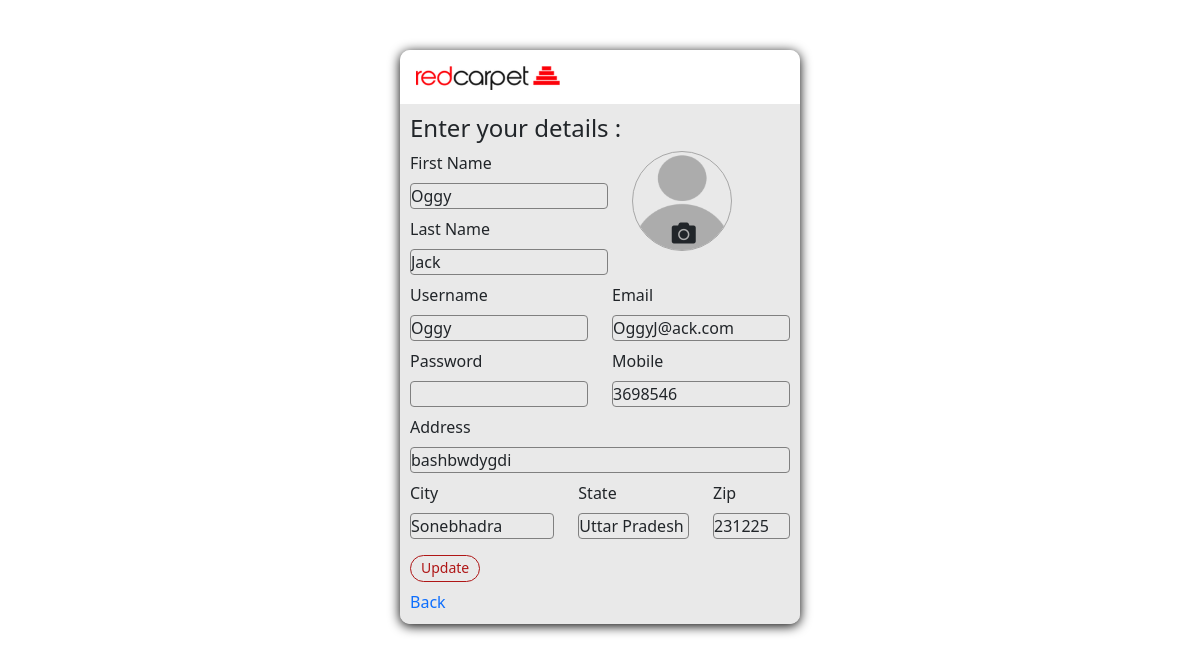
/update_profile/ (signed in), run on the app's committed database.
### loanPortal/models.py (models this page shows)
class User(AbstractUser):
    ROLES = (
        ('Admin', 'Admin'),
        ('Agent', 'Agent'),
        ('Customer', 'Customer')
    )
    role = models.CharField(max_length=8, choices=ROLES)
    mobile = models.CharField(max_length=10)
    profile_pic = models.ImageField(upload_to='user/images/profiles', default='user/images/profiles/profile_picture.png',
                                null=True)
    address = models.CharField(max_length=50)
    state = models.CharField(max_length=500)
    city = models.CharField(max_length=50)
    zip = models.CharField(max_length=6)

### loanPortal/views.py (the view, shortened to what this page needs)
# urls.py: path("update_profile/", views.update_profile, name="update_profile"),
def update_profile(request):
    form = UpdateForm(instance=request.user)
    context = {
        'form': form,
    }
    return render(request, 'update_profile.html', context)

### loanPortal/forms.py
class UpdateForm(forms.ModelForm):
    class Meta:
        model = User
        fields = ('first_name', 'last_name', 'username', 'email', 'password', 'profile_pic', 'mobile', 'address', 'city', 'state', 'zip')
        widgets = {
            'password': forms.PasswordInput(attrs={'class': 'form-control'}),
            'first_name': forms.TextInput(attrs={'class': 'form-control'}),
            'last_name': forms.TextInput(attrs={'class': 'form-control'}),
            'username': forms.TextInput(attrs={'class': 'form-control'}),
            'email': forms.TextInput(attrs={'class': 'form-control'}),
            'mobile': forms.TextInput(attrs={'class': 'form-control'}),
            'address': forms.TextInput(attrs={'class': 'form-control'}),
            'city': forms.TextInput(attrs={'class': 'form-control'}),
            'state': forms.TextInput(attrs={'class': 'form-control'}),
            'zip': forms.TextInput(attrs={'class': 'form-control'})
        }

### templates/update_profile.html (shortened to what this page needs)
<!doctype html>
<html lang="en">
  <head>
      {% load static %}
    <link href="https://cdn.jsdelivr.net/npm/bootstrap@5.0.2/dist/css/bootstrap.min.css" rel="stylesheet">
    <link rel="stylesheet" href="{% static 'css/update_profile.css' %}">
    <link rel="stylesheet" href="https://cdn.jsdelivr.net/npm/@fortawesome/fontawesome-free@5.15.3/css/fontawesome.min.css">
    <link rel="stylesheet" href="https://cdnjs.cloudflare.com/ajax/libs/font-awesome/5.15.3/css/all.min.css" />
</head>
  <body>
    <div class="container">
      <div class="row" id="row" style="padding-top: 50px;">
          <div class="main-body mx-auto p-0" id="main-body" style="width: 400px;">
            <nav class="navbar navbar-expand-lg navbar-light bg-white">
                <div class="container-fluid">
                    <div class="text-center mx-auto">
                        <img src="{% static 'images/others/redcarpet1.png' %}" class="text-center">
                    </div>
                </div>
            </nav>
           <div class="main-content m-0" id="main-content">
            <form class="row" method="post" enctype="multipart/form-data" style="min-height: 300px; padding: 10px;" >
                <h4>Enter your details :</h4>
                <div class="row">
                    <div class="col-md-7 col-8 m-0">
                        <div class=>
                            <label for="inputFirst_Name4" class="form-label">First Name</label>
                            {{ form.first_name }}
                        </div>
                          <div>
                            <label for="inputPassword4" class="form-label">Last Name</label>
                            {{ form.last_name }}
                          </div>
                    </div>
                    <div class="col-md-5 col-4 profile_section">
                      <div class="profile-pic-div">
                        <img src='{%  static "images/profile/profile_picture.png" %}' id="photo" name="profile_pic">
                        <label for="id_profile_pic" id="uploadBtn"><i class="fas fa-camera"></i></label>
                      </div>
                    </div>
                </div>
                <div class="col-md-6">
                  <label for="inputPassword4" class="form-label">Username</label>
                  {{ form.username }}
                </div>
                <div class="col-md-6">
                  <label for="inputPassword4" class="form-label">Email</label>
                  {{ form.email }}
                </div>
                <div class="col-md-6 m-0">
                  <label for="inputCity" class="form-label">Password</label>
                  {{ form.password }}
                </div>
                <div class="col-md-6 m-0">
                  <label for="inputCity" class="form-label">Mobile</label>
                  {{ form.mobile }}
                </div>
                <div class="col-12 m-0">
                  <label for="inputAddress" class="form-label">Address</label>
                  {{ form.address }}
                </div>
                <div class="col-md-5 m-0">
                  <label for="inputCity" class="form-label">City</label>
                  {{ form.city }}
                </div>
                <div class="col-md-4 m-0">
                  <label for="inputState" class="form-label">State</label>
                  {{ form.state }}
                </div>
                <div class="col-md-3 m-0">
                  <label for="inputZip" class="form-label">Zip</label>
                  {{ form.zip }}
                </div>
                <div class="col-3">
                  <button type="submit" class="mt-2 mb-2 signup-submit" id="signup-submit" name="signup-submit">Update</button>
                </div>
                <a href="{% url 'home' %}" style="text-decoration: none;">Back</a>
              </form>
           </div>
          </div>
      </div>
  </div>
  </body>
</html>

### static/css/update_profile.css (style rules this page uses)
* { margin: 0; padding: 0; box-sizing: border-box; }
.main-body { width: 300px; min-height: 400px; border-radius: 10px; box-shadow: 0px 2px 12px 0px black; overflow: hidden; background-color: rgb(233, 233, 233); }
nav { padding: 13px!important; }
img, svg { width: 150px; }
.container-fluid { padding-left: 0; }
#main-content { margin: 10px; background-color: rgb(233, 233, 233); }
.form-control { padding: 0!important; background-color: rgb(233, 233, 233); border:1px solid gray; }
#signup-submit { background-color: rgb(233, 233, 233); border: 1px solid rgb(175, 22, 22); color: rgb(175, 22, 22); transition: ease 0.3s; border-radius: 15px; padding: 1px 10px 3px 10px; font-size: 14px; }

### templates/update_profile.html (style rules this page uses)
.profile-pic-div { height: 100px; width: 100px; position: absolute; border: 1px solid rgb(167, 167, 167); border-radius: 50%; overflow: hidden; }
#photo { height: 100%; width: 100%; }
#uploadBtn { height: 40px; width: 100%; transition: ease 0.5s; transform: translate(39px, -35px); font-size: 24px; }

### data on the page
User: first_name "Oggy", last_name "Jack", username "Oggy", email "OggyJ@ack.com", mobile "3698546", address "bashbwdygdi", city "Sonebhadra", state "Uttar Pradesh", zip "231225"
